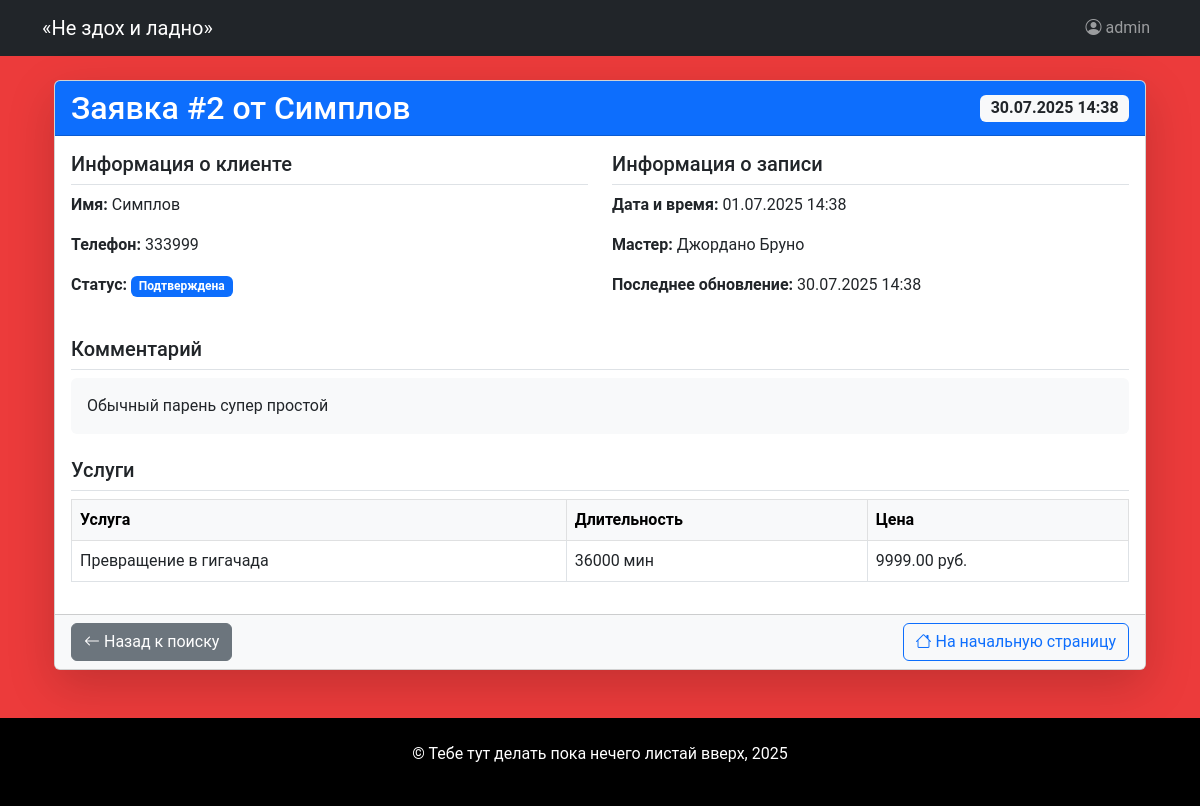
The page /order/2/ (signed in) on the database its author committed.
### core/models.py (models this page shows, shortened)
class Order(models.Model):
    STATUS_CHOICES = [
        ('not_approved', 'Не подтверждена'),
        ('new', 'Новая'),
        ('confirmed', 'Подтверждена'),
        ('cancelled', 'Отменена'),
        ('completed', 'Выполнена')
    ]
    client_name = models.CharField(max_length=100, verbose_name="Имя клиента")
    phone = models.CharField(max_length=20, verbose_name="Телефон")
    comment = models.TextField(blank=True, verbose_name="Комментарий")
    status = models.CharField (
        max_length=50,
        choices=STATUS_CHOICES,
        default="not_approved",
        verbose_name="Статус")
    date_created = models.DateTimeField(auto_now_add=True, verbose_name="Дата создания")
    date_updated = models.DateTimeField(null=True, auto_now=True, verbose_name="Дата обновления")
    master = models.ForeignKey(
        "Master",
        on_delete=models.SET_NULL,
        null=True,
        blank=True,
        verbose_name="Мастер")
    services = models.ManyToManyField(
        "Service",
        related_name="orders",
        verbose_name="Услуги"
    )
    appointment_date = models.DateTimeField(verbose_name="Дата и время записи")

class Master(models.Model):
    name = models.CharField(max_length=150, verbose_name="Имя")
    photo = models.ImageField(upload_to="masters/", blank=True, verbose_name="Фотография", null=True)
    phone = models.CharField(max_length=20, verbose_name="Телефон")
    address = models.CharField(max_length=256, verbose_name="Адрес")
    experience = models.PositiveIntegerField(
        verbose_name="Стаж работы",
        help_text="Опыт работы в годах")
    services = models.ManyToManyField(
        "Service",
        related_name="masters",
        verbose_name="Услуги")
    is_active = models.BooleanField(
        default=True,
        verbose_name="Активен")

class Service(models.Model):
    name = models.CharField(max_length=200, verbose_name="Название")
    description = models.TextField(blank=True, verbose_name="Описание")
    price = models.DecimalField(
        max_digits=10,
        decimal_places=2,
        verbose_name="Цена")
    duration = models.PositiveIntegerField (verbose_name="Длительность", help_text="Время выполнения в минутах")
    is_popular = models.BooleanField(default=False,  verbose_name="Популярная услуга")
    image = models.ImageField(
        null=True,
        upload_to="services/",
        blank=True,
        verbose_name="Изображение")

### core/views.py (the view)
# urls.py: path('order/<int:pk>/', order_detail, name='order_detail')
@login_required
def order_detail(request, pk):
    order  = get_object_or_404(Order, pk=pk)
    return render(request, 'order_detail.html', {'order': order})

### core/context_processors.py (called while the page is built)
def menu_barbershop(request):
    menu_context = [
        {"name": "Главная", "url": reverse("landing")},
        {"name": "О нас", "url": reverse("landing") + "#about"},
        {"name": "Преимущества", "url": reverse("landing") + "#benefits"},
        {"name": "Мастера", "url": reverse("landing") + "#masters"},
        {"name": "Услуги", "url": reverse("landing") + "#services"},
        {"name": "Запись", "url": reverse("landing") + "#booking"},
    ]
    return menu_context

### templates/order_detail.html
{% extends 'base.html' %}
{% block content %}
<div class="container">
    <div class="card shadow-lg">
        <div class="card-header bg-primary text-white">
            <div class="d-flex justify-content-between align-items-center">
                <h2 class="mb-0">Заявка #{{ order.id }} от {{ order.client_name }}</h2>
                <span class="badge bg-light text-dark fs-6">
                    {{ order.date_created|date:"d.m.Y H:i" }}
                </span>
            </div>
        </div>
        <div class="card-body">
            <div class="row mb-4">
                <div class="col-md-6">
                    <h5 class="border-bottom pb-2">Информация о клиенте</h5>
                    <p><strong>Имя:</strong> {{ order.client_name }}</p>
                    <p><strong>Телефон:</strong> {{ order.phone }}</p>
                    <p><strong>Статус:</strong>
                        <span class="badge
                            {% if order.status == 'completed' %}bg-success
                            {% elif order.status == 'cancelled' %}bg-danger
                            {% elif order.status == 'confirmed' %}bg-primary
                            {% else %}bg-warning text-dark{% endif %}">
                            {{ order.get_status_display }}
                        </span>
                    </p>
                </div>
                <div class="col-md-6">
                    <h5 class="border-bottom pb-2">Информация о записи</h5>
                    <p><strong>Дата и время:</strong> {{ order.appointment_date|date:"d.m.Y H:i" }}</p>
                    <p><strong>Мастер:</strong>
                        {% if order.master %}
                        {{ order.master.name }}
                        {% else %}
                        <span class="text-muted">Не назначен</span>
                        {% endif %}
                    </p>
                    <p><strong>Последнее обновление:</strong> {{ order.date_updated|date:"d.m.Y H:i" }}</p>
                </div>
            </div>
            <div class="row mb-4">
                <div class="col-12">
                    <h5 class="border-bottom pb-2">Комментарий</h5>
                    <div class="bg-light p-3 rounded">
                        {% if order.comment %}
                        {{ order.comment }}
                        {% else %}
                        <span class="text-muted">Комментарий не оставлен</span>
                        {% endif %}
                    </div>
                </div>
            </div>
            <div class="row">
                <div class="col-12">
                    <h5 class="border-bottom pb-2">Услуги</h5>
                    <div class="table-responsive">
                        <table class="table table-bordered">
                            <thead class="table-light">
                                <tr>
                                    <th>Услуга</th>
                                    <th>Длительность</th>
                                    <th>Цена</th>
                                </tr>
                            </thead>
                            <tbody>
                                {% for service in order.services.all %}
                                <tr>
                                    <td>{{ service.name }}</td>
                                    <td>{{ service.duration }} мин</td>
                                    <td>{{ service.price }} руб.</td>
                                </tr>
                                {% empty %}
                                <tr>
                                    <td colspan="3" class="text-center text-muted">
                                        Услуги не выбраны
                                    </td>
                                </tr>
                                {% endfor %}
                            </tbody>
                        </table>
                    </div>
                </div>
            </div>
        </div>
        <div class="card-footer bg-light">
            <div class="d-flex justify-content-between">
                <a href="{% url 'orders_list' %}" class="btn btn-secondary">
                    <i class="bi bi-arrow-left"></i> Назад к поиску
                </a>
                <a href="{% url 'landing' %}" class="btn btn-outline-primary">
                    <i class="bi bi-house"></i> На начальную страницу
                </a>
            </div>
        </div>
    </div>
</div>
{% endblock %}

### templates/includes/menu.html (shortened to what this page needs)
<nav class="navbar navbar-expand-lg navbar-dark bg-dark">
    <div class="container">
        <a class="navbar-brand" href="{% url 'landing' %}">«Не здох и ладно»</a>
        <div class="collapse navbar-collapse" id="navbarNav">
            {% if user.is_authenticated %}
            <ul class="navbar-nav">
                <li class="nav-item">
                    <a class="nav-link" href="#">
                        <i class="bi bi-person-circle"></i> {{ user.username }}
                    </a>
                </li>
            </ul>
            {% endif %}
        </div>
    </div>
</nav>

### static/css/main.css (style rules this page uses)
body { background-color: #ea1e1ede; font-family: "Roboto", sans-serif; }

### rows shown on the page
Order: id "2", client_name "Симплов", date_created "30.07.2025 14:38", phone "333999", status "Подтверждена", appointment_date "01.07.2025 14:38", master.name "Джордано Бруно", date_updated "30.07.2025 14:38", comment "Обычный парень супер простой"
Service: name "Превращение в гигачада", duration "36000", price "9999.00"

### other values the page prints
{{ user.username }} "admin"
